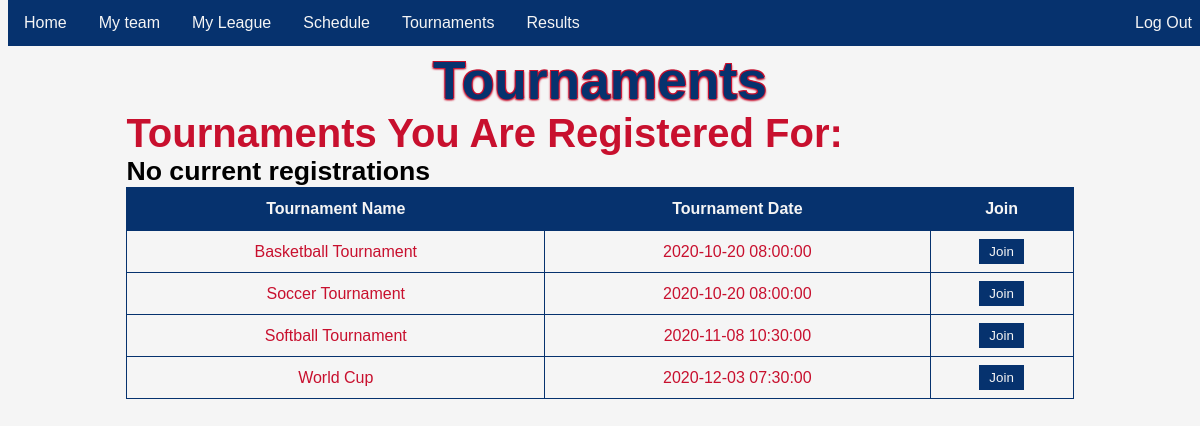
The app's page /htmlFiles/tournament.php with its own data.
### tables this page shows
CREATE TABLE tournament(
tourney_n VARCHAR(60),
tourney_date DATETIME,
PRIMARY KEY (tourney_n)
);

### htmlFiles/tournament.php (the view, shortened to what this page needs)
<html>
<head>
    <link rel="stylesheet" href="tournamentStyle.css">
</head>
<body style = "background-color: whitesmoke;">
    <ul>
        <li><a href = "#" id = "home-link">Home</a></li>
        <li><a href = "#" id = "my-team-link">My team</a></li>
        <li><a href = "#" id = "my-league-link">My League</a></li>
        <li><a href = "#" id = "schedule-link">Schedule</a></li>
        <li><a href = "#" id = "tournament-link">Tournaments</a></li>
        <li><a href = "#" id = "results-link">Results</a></li>
        <li style="float:right"><a class="active" href = "#" id = "logout-link">Log Out</a></li>
    </ul>
    <h1 class = "header">Tournaments</h1>
    <?php
        $GU_ID = $_SESSION["guid"];
        $server = "cps-database.gonzaga.edu";
        $username = "lmason2";
        $password = "Gozagsxc17";
        $database = "lmason2_DB";
        $conn = mysqli_connect($server, $username, $password, $database);
        $curTournamentsQuery = "SELECT t.tourney_n " .
                               "FROM userOnTeam u JOIN teamInTournament t USING(team_n) " .
                               "WHERE u.GU_ID = ?;";
        $stmt = $conn->stmt_init();
        $stmt->prepare($curTournamentsQuery);
        $stmt->bind_param("i", $GU_ID);
        $stmt->execute();
        $stmt->bind_result($tourney);
        echo "<h2 class = \"subheading\">Tournaments You Are Registered For: </h2>\n";
        if($stmt->fetch()) {
            echo "<h3 class = \"currentTournaments\">" . $tourney . "</h3>\n";
            while ($stmt->fetch()) {
                echo "<h3 class = \"currentTournaments\">" . $tourney . "</h3>\n";
            }
            echo "<h3 class = \"currentTournaments\">Contact lmason2@zagmail.gonzaga.edu to be removed.</h3>\n";
        }
        else {
            echo "<h3 class = \"currentTournaments\">No current registrations</h3>\n";
        }
        $query = "SELECT  t.tourney_n, t.tourney_date " .
                 "FROM tournament t ";
        $result = mysqli_query($conn, $query);
        if (mysqli_num_rows($result) > 0) {
            echo "<table class = \"tournament-table\">\n";
            echo "<tr>\n";
            echo "<th>Tournament Name</th>\n";
            echo "<th>Tournament Date</th>\n";
            echo "<th>Join</th>\n";
            echo "</tr>\n";
            while($row = mysqli_fetch_assoc($result)) {
                echo "<form action = \"tournament.php\" method = \"POST\">";
                echo "<tr>\n";
                echo "<td>" . $row["tourney_n"] . "</td>" . "\n";
                echo "<td>" . $row["tourney_date"] . "</td>" . "\n";
                echo "<td><input class = \"join-btn\" type = \"submit\" value = \"Join\"></td>";
                echo "</tr>\n";
                echo "</form>";
            }
            echo "</table>";
        }
        else {
            echo "<p class = \"center-class\">No Results<p>\n";
        }
    ?>
</body>
</html>

### htmlFiles/tournamentStyle.css (style rules this page uses)
.header { font-size: 40pt; color: rgb(6, 50, 110);; outline-color: rgb(200,16,46); font-family: Impact, Haettenschweiler, 'Arial Narrow Bold', sans-serif; text-shadow: -1px 1px 2px rgb(200,16,46), 1px 1px 2px rgb(200,16,46), 1px -1px 0 rgb(200,16,46), -1px -1px 0 rgb(200,16,46); margin: auto; margin-top: 50px; width: 100%; text-align: center; }
.tournament-table { font-family: Impact, Haettenschweiler, 'Arial Narrow Bold', sans-serif; border-collapse: collapse; width: 80%; text-align: center; margin-left: auto; margin-right: auto; }
.tournament-table td, .tournament-table th { border: 1px solid rgb(6, 50, 110); padding: 8px; color: rgb(200,16,46); }
.tournament-table th { padding-top: 12px; padding-bottom: 12px; text-align: left; background-color: rgb(6, 50, 110); color: whitesmoke; text-align: center; }
.join-btn { margin: 0; background-color: rgb(6, 50, 110);; color: whitesmoke; transition-duration: 0.4s; border: 4px solid rgb(6, 50, 110);; font-family: Impact, Haettenschweiler, 'Arial Narrow Bold', sans-serif; }
ul { position: fixed; top: 0; width: 100%; }
ul { list-style-type: none; margin: 0; padding: 0; overflow: hidden; background-color: rgb(6, 50, 110);; transition-duration: 0.4s; font-family: Impact, Haettenschweiler, 'Arial Narrow Bold', sans-serif; }
li { float: left; }
li a { display: block; color: whitesmoke; text-align: center; padding: 14px 16px; text-decoration: none; }
.subheading { color: rgb(200,16,46); font-size: 30pt; font-family: Impact, Haettenschweiler, 'Arial Narrow Bold', sans-serif; margin-left: auto; margin-right: auto; margin: auto; width: 80%; text-align: left; }
.currentTournaments { color: rgb(0, 0, 0); font-size: 20pt; font-family: Impact, Haettenschweiler, 'Arial Narrow Bold', sans-serif; margin-left: auto; margin-right: auto; margin: auto; width: 80%; text-align: left; }

### records on screen
tournament: tourney_n "Basketball Tournament", tourney_date "2020-10-20 08:00:00"
tournament: tourney_n "Soccer Tournament", tourney_date "2020-10-20 08:00:00"
tournament: tourney_n "Softball Tournament", tourney_date "2020-11-08 10:30:00"
tournament: tourney_n "World Cup", tourney_date "2020-12-03 07:30:00"
